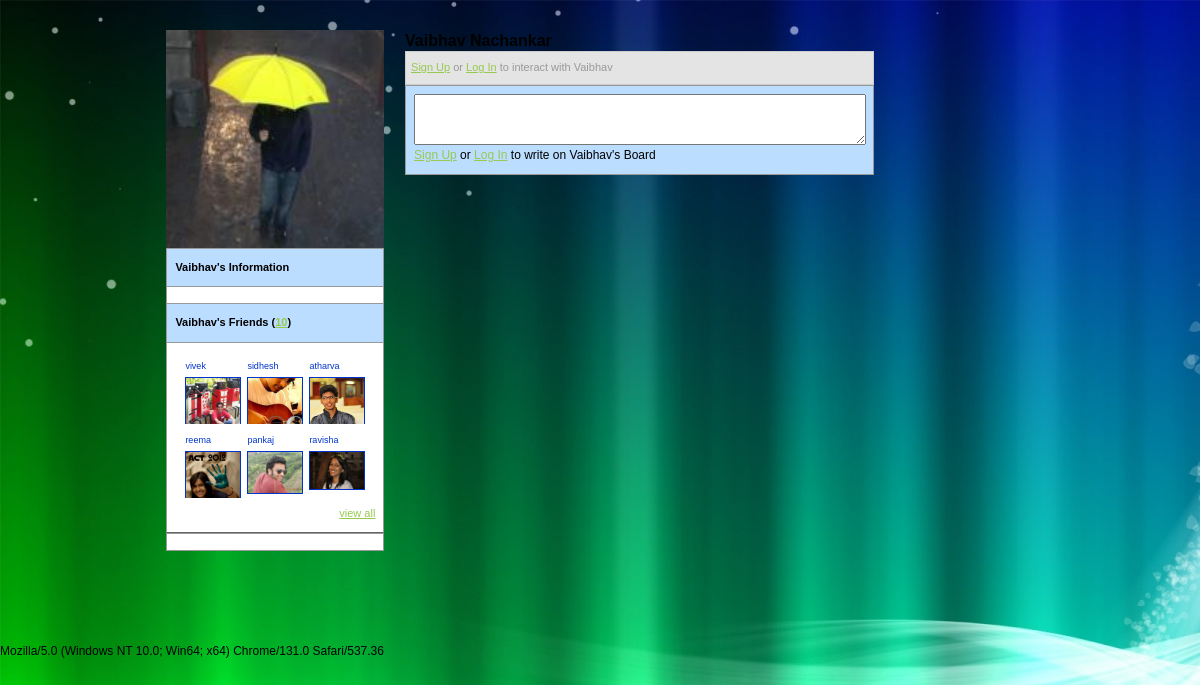
The page /Profiles/profile2.php?id=2 on the database its author committed.
### tables this page shows
CREATE TABLE IF NOT EXISTS `mymembers` (
  `id` int(11) NOT NULL AUTO_INCREMENT,
  `username` varchar(255) NOT NULL,
  `firstname` varchar(255) NOT NULL,
  `lastname` varchar(255) NOT NULL,
  `gender` enum('m','f') NOT NULL DEFAULT 'm',
  `birthday` date NOT NULL DEFAULT '0000-00-00',
  `country` varchar(255) NOT NULL,
  `state` varchar(255) NOT NULL,
  `city` varchar(255) NOT NULL,
  `email` varchar(255) NOT NULL,
  `password` varchar(255) NOT NULL,
  `ipaddress` varchar(255) NOT NULL,
  `sign_up_date` date NOT NULL DEFAULT '0000-00-00',
  `last_log_date` date NOT NULL DEFAULT '0000-00-00',
  `bio_body` text,
  `website` varchar(255) DEFAULT NULL,
  `youtube` varchar(255) DEFAULT NULL,
  `facebook` varchar(255) DEFAULT NULL,
  `twitter` varchar(255) DEFAULT NULL,
  `friend_array` text,
  `account_type` enum('a','b','c') NOT NULL DEFAULT 'a',
  `email_activated` enum('0','1') NOT NULL DEFAULT '1',
  `USER_ID` int(10) NOT NULL,
  PRIMARY KEY (`id`),
  UNIQUE KEY `email` (`email`)
);

### Profiles/profile2.php (the view, shortened to what this page needs)
<?php
include_once("scripts/checkuserlog.php");
?>
<?php
$id = "";
$username = "";
$mainNameLine = "";
$user_pic = "";
$interactionBox = "";
$cacheBuster = rand(999999999,9999999999999);
if (isset($_GET['id'])) {
	 $id = preg_replace('#[^0-9]#i', '', $_GET['id']);
} else if (isset($_SESSION['idx'])) {
	 $id = $logOptions_id;
} else {
   header("location: index.php");
   exit();
}
$id = preg_replace('#[^0-9]#i', '', $id);
$sql = mysql_query("SELECT * FROM myMembers WHERE id='$id' LIMIT 1");
while($row = mysql_fetch_array($sql)){
    $username = $row["username"];
	$firstname = $row["firstname"];
	$lastname = $row["lastname"];
	$friend_array = $row["friend_array"];
	$check_pic = "members/$id/image01.jpg";
	$default_pic = "members/0/image01.jpg";
	if (file_exists($check_pic)) {
    $user_pic = "<img src=\"$check_pic?$cacheBuster\" width=\"218px\" />";
	} else {
	$user_pic = "<img src=\"$default_pic\" width=\"218px\" />";
	}
	if ($firstname != "" && $lastname != "") {
        $mainNameLine = "$firstname $lastname";
		$username = $firstname;
	} else {
		$mainNameLine = $username;
	}
}
$agent = $_SERVER['HTTP_USER_AGENT'];
$friendLink = "";
$the_blab_form = "";
if (isset($_SESSION['idx']) && $logOptions_id != $id) {
	$sqlArray = mysql_query("SELECT friend_array FROM myMembers WHERE id='" . $logOptions_id ."' LIMIT 1");
	while($row=mysql_fetch_array($sqlArray)) { $iFriend_array = $row["friend_array"]; }
	 $iFriend_array = explode(",", $iFriend_array);
	if (in_array($id, $iFriend_array)) {
	    $friendLink = '<a href="#" onclick="return false" onmousedown="javascript:toggleInteractContainers(\'remove_friend\');">Remove Friend</a>';
	} else {
	    $friendLink = '<a href="#" onclick="return false" onmousedown="javascript:toggleInteractContainers(\'add_friend\');">Add as Friend</a>';
	}
	$interactionBox = '<br /><br /><div class="interactionLinksDiv">
		   ' . $friendLink . '
           <a href="#" onclick="return false" onmousedown="javascript:toggleInteractContainers(\'private_message\');">Private Message</a>
          </div><br />';
		  $the_blab_form = '<div style="background-color:#BDF; border:#999 1px solid; padding:8px;">
          <textarea name="blab_field" rows="3" style="width:99%;"></textarea>
          <strong>Write on ' . $username . '\'s Board (coming soon)</strong>
          </div>';
} else {
	$interactionBox = '<div style="border:#CCC 1px solid; padding:5px; background-color:#E4E4E4; color:#999; font-size:11px;">
           <a href="register.php">Sign Up</a> or <a href="login.php">Log In</a> to interact with ' . $username . '
          </div>';
		  $the_blab_form = '<div style="background-color:#BDF; border:#999 1px solid; padding:8px;">
          <textarea name="blab_field" rows="3" style="width:99%;"></textarea>
          <a href="register.php">Sign Up</a> or <a href="login.php">Log In</a> to write on ' . $username . '\'s Board
          </div>';
}
$friendList = "";
if ($friend_array  != "") {
	$friendArray = explode(",", $friend_array);
	$friendCount = count($friendArray);
    $friendArray6 = array_slice($friendArray, 0, 6);
	$friendList .= '<div class="infoHeader">' . $username . '\'s Friends (<a href="#" onclick="return false" onmousedown="javascript:toggleViewAllFriends(\'view_all_friends\');">' . $friendCount . '</a>)</div>';
    $i = 0;
	 $friendList .= '<div class="infoBody" style="border-bottom:#666 1px solid;"><table id="friendTable" align="center" cellspacing="4"></tr>';
    foreach ($friendArray6 as $key => $value) {
        $i++;
		$check_pic = 'members/' . $value . '/image01.jpg';
		    if (file_exists($check_pic)) {
				$frnd_pic = '<a href="profile.php?id=' . $value . '"><img src="' . $check_pic . '" width="54px" border="1"/></a>';
		    } else {
				$frnd_pic = '<a href="profile.php?id=' . $value . '"><img src="members/0/image01.jpg" width="54px" border="1"/></a> &nbsp;';
		    }
			$sqlName = mysql_query("SELECT username, firstname FROM myMembers WHERE id='$value' LIMIT 1") or die ("Sorry we had a mysql error!");
		    while ($row = mysql_fetch_array($sqlName)) { $friendUserName = substr($row["username"],0,12); $friendFirstName = substr($row["firstname"],0,12);}
			if ($i % 6 == 4){
				$friendList .= '<tr><td><div style="width:56px; height:68px; overflow:hidden;" title="' . $friendUserName . '">
				<a href="profile.php?id=' . $value . '">' . $friendUserName . '</a><br />' . $frnd_pic . '
				</div></td>';
			} else {
				$friendList .= '<td><div style="width:56px; height:68px; overflow:hidden;" title="' . $friendUserName . '">
				<a href="profile.php?id=' . $value . '">' . $friendUserName . '</a><br />' . $frnd_pic . '
				</div></td>';
			}
    }
	 $friendList .= '</tr></table>
	 <div align="right"><a href="#" onclick="return false" onmousedown="javascript:toggleViewAllFriends(\'view_all_friends\');">view all</a></div>
	 </div>';
}
?>
<!DOCTYPE html PUBLIC "-//W3C//DTD XHTML 1.0 Transitional//EN" "http://www.w3.org/TR/xhtml1/DTD/xhtml1-transitional.dtd">
<html xmlns="http://www.w3.org/1999/xhtml">
<head>
<link href="style/main.css" rel="stylesheet" type="text/css" />
</head>
<body>
<table class="mainBodyTable" border="0" align="center" cellpadding="0" cellspacing="0">
  <tr>
    <td width="738" valign="top"><br />
      <table width="98%" border="0" align="center" cellpadding="6">
      <tr>
        <td width="33%" valign="top">
          <?php echo $user_pic; ?>
          <div class="infoHeader"><?php echo $username; ?>'s Information</div>
          <div class="infoBody">
          </div>
          <?php echo $friendList; ?>
         <div class="infoBody" style="border-bottom:#999 1px solid;"><?php include_once("ad_200_square.php"); ?></div>
          </td>
        <td width="67%" valign="top">
          <span style="font-size:16px; font-weight:800;"><?php echo $mainNameLine; ?></span>
		  <?php echo $interactionBox; ?>
            <?php echo $the_blab_form; ?>
          </td>
      </tr>
      <tr>
        <td colspan="2" valign="top">
        </td>
        </tr>
      </table>
      <p><br />
        <br />
      </p></td>
    <td width="160" valign="top"><?php include_once("right_AD_template1.php"); ?><br /><br /><?php include_once("right_AD_template.php"); ?></td>
<?php echo $agent ?>
<br />
</body>
</html>

### Profiles/style/main.css (style rules this page uses)
body { margin:0; padding:0; width:100%; color:#0; font:normal 12px/1.8em Arial, Helvetica, sans-serif; background:url(images/bg.jpg); }
html { padding:0; margin:0; }
p { margin:8px 0; padding:0 0 8px 0; font:normal 12px/1.8em Arial, Helvetica, sans-serif; }
a { color:#97c950; text-decoration:underline; }

### Profiles/profile2.php (style rules this page uses)
.infoBody { background-color: #FFF; font-size:11px; padding:8px; border: #999 1px solid; border-bottom:none; width:200px; }
#friendTable td { font-size:9px; }
#friendTable td a { color:#03C; text-decoration:none; }

### rows shown on the page
mymembers: firstname "Vaibhav", friend_array "10", mainNameLine "Vaibhav Nachankar"
mymembers: username "vivek"
mymembers: username "sidhesh"
mymembers: username "atharva"
mymembers: username "reema"
mymembers: username "pankaj"
mymembers: username "ravisha"

### other values the page prints
$agent "Mozilla/5.0 (Windows NT 10.0; Win64; x64) Chrome/131.0 Safari/537.36"
